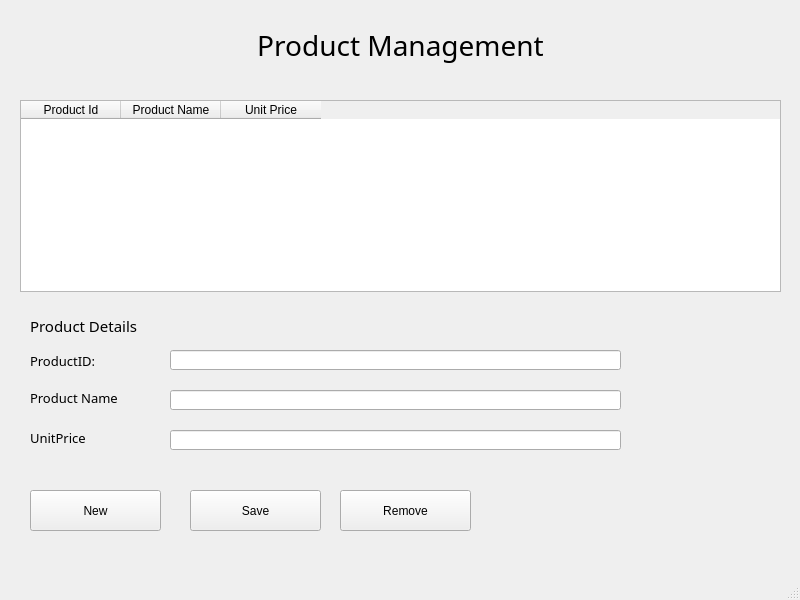
<?xml version="1.0" encoding="UTF-8"?>
<ui version="4.0">
 <class>MainWindow</class>
 <widget class="QMainWindow" name="MainWindow">
  <property name="geometry">
   <rect>
    <x>0</x>
    <y>0</y>
    <width>800</width>
    <height>600</height>
   </rect>
  </property>
  <property name="windowTitle">
   <string>MainWindow</string>
  </property>
  <property name="windowIcon">
   <iconset>
    <normaloff>images/ic_logo.png</normaloff>images/ic_logo.png</iconset>
  </property>
  <widget class="QWidget" name="centralwidget">
   <widget class="QLabel" name="label">
    <property name="geometry">
     <rect>
      <x>230</x>
      <y>10</y>
      <width>341</width>
      <height>71</height>
     </rect>
    </property>
    <property name="font">
     <font>
      <family>Montserrat SemiBold</family>
      <pointsize>21</pointsize>
     </font>
    </property>
    <property name="text">
     <string>Product Management</string>
    </property>
    <property name="alignment">
     <set>Qt::AlignCenter</set>
    </property>
   </widget>
   <widget class="QLabel" name="label_2">
    <property name="geometry">
     <rect>
      <x>30</x>
      <y>310</y>
      <width>181</width>
      <height>31</height>
     </rect>
    </property>
    <property name="font">
     <font>
      <family>Montserrat SemiBold</family>
      <pointsize>11</pointsize>
     </font>
    </property>
    <property name="text">
     <string>Product Details</string>
    </property>
   </widget>
   <widget class="QLabel" name="label_4">
    <property name="geometry">
     <rect>
      <x>30</x>
      <y>390</y>
      <width>101</width>
      <height>16</height>
     </rect>
    </property>
    <property name="font">
     <font>
      <family>Montserrat SemiBold</family>
      <pointsize>10</pointsize>
     </font>
    </property>
    <property name="text">
     <string>Product Name</string>
    </property>
   </widget>
   <widget class="QLineEdit" name="lineEditProductName">
    <property name="geometry">
     <rect>
      <x>170</x>
      <y>390</y>
      <width>451</width>
      <height>20</height>
     </rect>
    </property>
   </widget>
   <widget class="QLineEdit" name="lineEditProductId">
    <property name="geometry">
     <rect>
      <x>170</x>
      <y>350</y>
      <width>451</width>
      <height>20</height>
     </rect>
    </property>
   </widget>
   <widget class="QLabel" name="label_3">
    <property name="geometry">
     <rect>
      <x>30</x>
      <y>350</y>
      <width>111</width>
      <height>21</height>
     </rect>
    </property>
    <property name="font">
     <font>
      <family>Montserrat SemiBold</family>
      <pointsize>10</pointsize>
     </font>
    </property>
    <property name="text">
     <string>ProductID:</string>
    </property>
   </widget>
   <widget class="QLabel" name="label_5">
    <property name="geometry">
     <rect>
      <x>30</x>
      <y>430</y>
      <width>101</width>
      <height>16</height>
     </rect>
    </property>
    <property name="font">
     <font>
      <family>Montserrat SemiBold</family>
      <pointsize>10</pointsize>
     </font>
    </property>
    <property name="text">
     <string>UnitPrice</string>
    </property>
   </widget>
   <widget class="QLineEdit" name="lineEditUnitPrice">
    <property name="geometry">
     <rect>
      <x>170</x>
      <y>430</y>
      <width>451</width>
      <height>20</height>
     </rect>
    </property>
   </widget>
   <widget class="QTableWidget" name="tableWidgetProduct">
    <property name="geometry">
     <rect>
      <x>20</x>
      <y>100</y>
      <width>761</width>
      <height>192</height>
     </rect>
    </property>
    <column>
     <property name="text">
      <string>Product Id</string>
     </property>
    </column>
    <column>
     <property name="text">
      <string>Product Name</string>
     </property>
    </column>
    <column>
     <property name="text">
      <string>Unit Price</string>
     </property>
    </column>
   </widget>
   <widget class="QPushButton" name="pushButtonNew">
    <property name="geometry">
     <rect>
      <x>30</x>
      <y>490</y>
      <width>131</width>
      <height>41</height>
     </rect>
    </property>
    <property name="text">
     <string>New</string>
    </property>
    <property name="icon">
     <iconset>
      <normaloff>images/ic_new.png</normaloff>images/ic_new.png</iconset>
    </property>
   </widget>
   <widget class="QPushButton" name="pushButtonSave">
    <property name="geometry">
     <rect>
      <x>190</x>
      <y>490</y>
      <width>131</width>
      <height>41</height>
     </rect>
    </property>
    <property name="text">
     <string>Save</string>
    </property>
    <property name="icon">
     <iconset>
      <normaloff>images/ic_save.png</normaloff>images/ic_save.png</iconset>
    </property>
   </widget>
   <widget class="QPushButton" name="pushButtonRemove">
    <property name="geometry">
     <rect>
      <x>340</x>
      <y>490</y>
      <width>131</width>
      <height>41</height>
     </rect>
    </property>
    <property name="text">
     <string>Remove</string>
    </property>
    <property name="icon">
     <iconset>
      <normaloff>images/ic_delete.png</normaloff>images/ic_delete.png</iconset>
    </property>
   </widget>
  </widget>
  <widget class="QMenuBar" name="menubar">
   <property name="geometry">
    <rect>
     <x>0</x>
     <y>0</y>
     <width>800</width>
     <height>21</height>
    </rect>
   </property>
  </widget>
  <widget class="QStatusBar" name="statusbar"/>
 </widget>
 <resources/>
 <connections/>
</ui>
